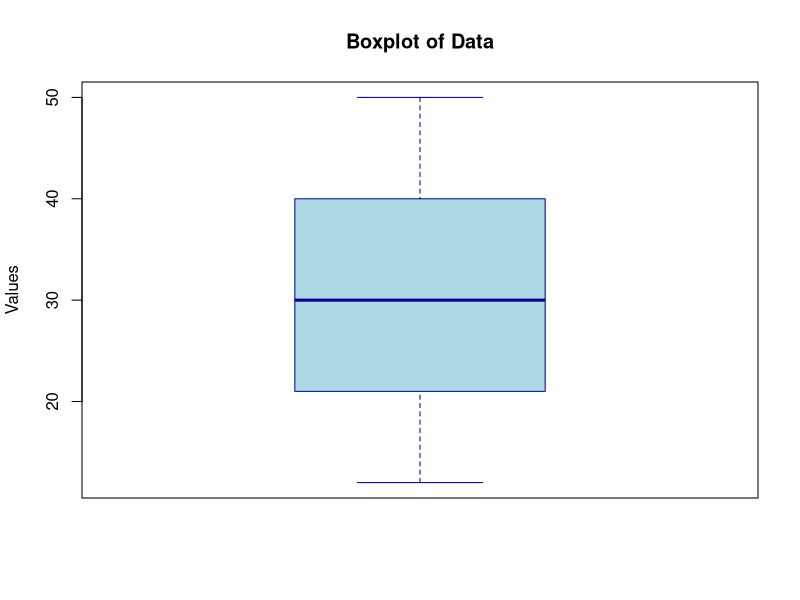

The R source for this figure:
# For 12,18,21,25,29,31,35,40,44,50 find Q1,Q2,Q3,IQR and draw a boxplot.

data <- c(12, 18, 21, 25, 29, 31, 35, 40, 44, 50)

cat("Data:", data, "\n\n")
cat("Q1 (25th percentile):", quantile(data, 0.25), "\n")
cat("Q2 (50th percentile / Median):", quantile(data, 0.50), "\n")
cat("Q3 (75th percentile):", quantile(data, 0.75), "\n")
cat("IQR (Q3 - Q1):", IQR(data), "\n")

boxplot(data, main = "Boxplot of Data", ylab = "Values", col = "lightblue", border = "darkblue")
